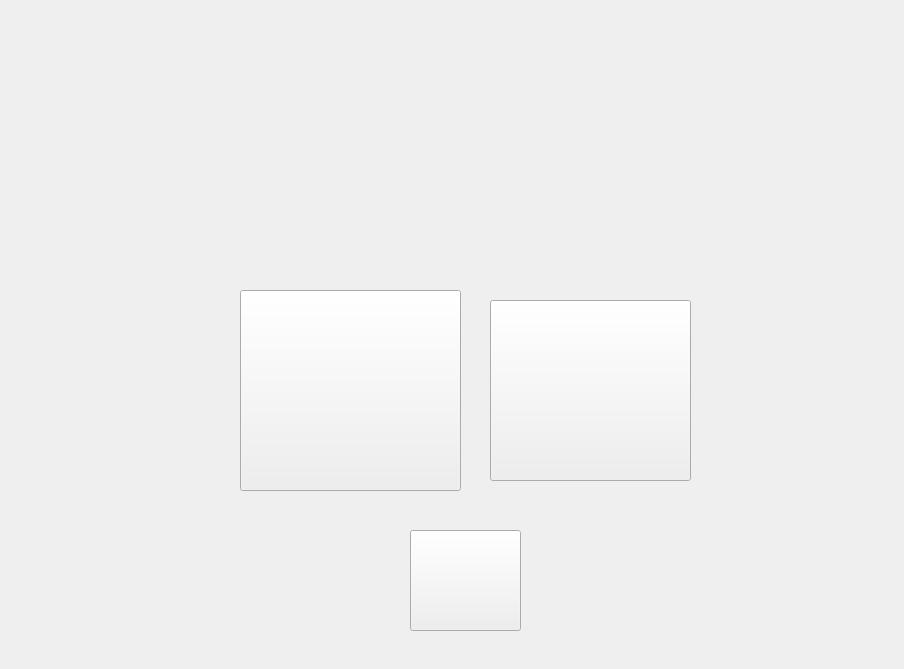
<?xml version="1.0" encoding="UTF-8"?>
<ui version="4.0">
 <class>MainWindow</class>
 <widget class="QMainWindow" name="MainWindow">
  <property name="geometry">
   <rect>
    <x>0</x>
    <y>0</y>
    <width>904</width>
    <height>669</height>
   </rect>
  </property>
  <property name="windowTitle">
   <string>MainWindow</string>
  </property>
  <property name="styleSheet">
   <string notr="true">border-image: url(:/Resourse/menu/menu_.png);</string>
  </property>
  <widget class="QWidget" name="centralWidget">
   <widget class="QPushButton" name="Jaga">
    <property name="geometry">
     <rect>
      <x>490</x>
      <y>300</y>
      <width>201</width>
      <height>181</height>
     </rect>
    </property>
    <property name="styleSheet">
     <string notr="true">
border-image: url(:/Resourse/people/обрезан.png);</string>
    </property>
    <property name="text">
     <string/>
    </property>
   </widget>
   <widget class="QPushButton" name="Booba">
    <property name="geometry">
     <rect>
      <x>240</x>
      <y>290</y>
      <width>221</width>
      <height>201</height>
     </rect>
    </property>
    <property name="styleSheet">
     <string notr="true">border-image: url(:/Resourse/people/Bobastay.png);</string>
    </property>
    <property name="text">
     <string/>
    </property>
   </widget>
   <widget class="QPushButton" name="Sound">
    <property name="geometry">
     <rect>
      <x>410</x>
      <y>530</y>
      <width>111</width>
      <height>101</height>
     </rect>
    </property>
    <property name="styleSheet">
     <string notr="true">border-image: url(:/Resourse/menu/Sound.png);
</string>
    </property>
    <property name="text">
     <string/>
    </property>
   </widget>
  </widget>
 </widget>
 <layoutdefault spacing="6" margin="11"/>
 <resources/>
 <connections/>
</ui>
